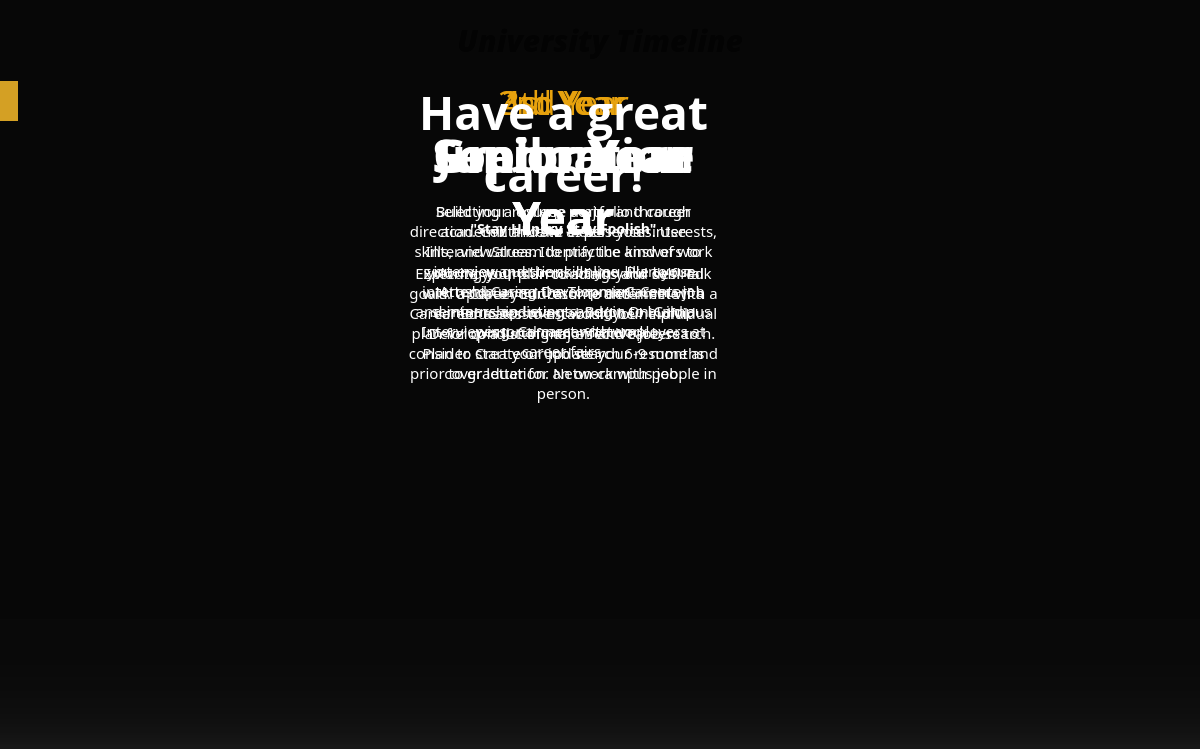
The page / on the database its author committed.
### app/models.py (models this page shows, shortened)
class info(models.Model):
    seq_no = models.IntegerField()
    title = models.CharField(max_length=200)
    timeline = models.CharField(max_length=200)
    text =  models.TextField(max_length=300)
    image = models.CharField(max_length=300)

### app/views.py (the view)
# urls.py: path('',index, name = "index"),
def index(request):
    lists = info.objects.all().order_by('seq_no')
    params = {'lists': lists}
    return render(request, 'index.html', params)

### templates/index.html (shortened to what this page needs)
{% load static %}
<!DOCTYPE html>
<html lang="en">
<head>
  <link rel="stylesheet" href="https://cdnjs.cloudflare.com/ajax/libs/normalize/5.0.0/normalize.min.css">
  <link rel='stylesheet' href='https://cdnjs.cloudflare.com/ajax/libs/Swiper/3.4.2/css/swiper.min.css'>
  <link href="{% static 'css/style.css' %}" rel="stylesheet" />
</head>
<body>
  <div class="container">
    <h1 class="title">University Timeline</h1>
    <div class="timeline">
      <div class="swiper-container">
        <div class="swiper-wrapper">
          {% for list in lists %}
          <div  class="swiper-slide" style="background-image: url({{list.image}}"; data-year={{list.timeline}}>
            <div class="swiper-slide-content"><span class="timeline-year"> {{list.timeline}} </span>
              <h4 class="timeline-title">{{list.title}}</h4>
              <p class="timeline-text">{{list.text}}</p>
            </div>
          </div>
          {% endfor %}
          <div class="swiper-slide" style="background-image: url(https://wonderfulengineering.com/wp-content/uploads/2013/12/MIT_Wallpaper.jpg;"
            data-year="- End -">
              <div class="swiper-slide-content">
            <h4 class="timeline-title">Have a great career!</h4>
            <h3>"Stay Hungry Stay Foolish"</h3>
            </div>
          </div>
        </div>
        <div class="swiper-button-prev"></div>
        <div class="swiper-button-next"></div>
        <div class="swiper-pagination"></div>
      </div>
    </div>
  </div>
</body>
</html>

### static/css/style.css (style rules this page uses)
html, body, .container { height: 100%; text-align: center; background-color: #fff; font-family: "Open Sans", sans-serif; font-size: 14px; }
.title { font-size: 30px; color: #616161; font-style: italic; font-weight: 800; }
.timeline .swiper-container { height: 600px; width: 100%; position: relative; }
.timeline .swiper-slide { position: relative; color: #fff; background-size: cover; box-shadow: -230px 0 150px 60vw rgba(0, 0, 0, 0.5); }
.timeline .swiper-slide-content { position: absolute; right: 40%; top: 30%; font-size: 12px; width: 310px; text-align: center; z-index: 1; }
.timeline .swiper-slide .timeline-year { color: #e7a20e; margin-bottom: 0; font-size: 32px; }
.timeline .swiper-slide .timeline-title { font-size: 46px; margin: 0; }
.timeline .swiper-slide .timeline-text { font-size: 15px; font-family: "system-ui"; }
.timeline .swiper-pagination { right: 15%; height: 100%; display: flex; flex-direction: column; justify-content: center; font-style: italic; font-weight: 300; font-size: 18px; z-index: 1; }
.timeline .swiper-pagination::before { content: ""; position: absolute; left: -30px; top: 0; height: 100%; width: 1px; background-color: rgba(255, 255, 255, 0.2); }
.timeline .swiper-button-next, .timeline .swiper-button-prev { background-size: 20px 20px; top: 15%; width: 20px; height: 20px; margin-top: 0; z-index: 2; transition: 0.2s; }
.timeline .swiper-button-prev { top: 15%; left: auto; right: 15%; transform: rotate(90deg) translate(0, 10px); background-color:#d4a024; }
.timeline .swiper-button-next { top: auto; bottom: 15%; right: 15%; transform: rotate(90deg) translate(0, 10px); background-color:#d4a024; }

### rows shown on the page
info: timeline "1st Year", title "Sophomore Year", text "Exploring your surroundings and self. Talk with a Career Educator to determine if a career assessment would be helpful. Develop a list of majors and careers to consider. Create or update your resume and cover letter for an on-campus job."
info: timeline "2nd Year", title "Junior Year", text "Selecting a college major and career direction. Continue to assess your interests, skills, and values. Identify the kind of work you enjoy and the skills you like to use. Attend Career Development Center seminars and events. Begin to build a personal career network."
info: timeline "3rd Year", title "Senior Year", text "Build your resume portfolio through academic and life experiences. Use InterviewStream to practice answers to interview questions online. Plan your internship using the TommieCareers job and internship listings and/or On-Campus Interviewing. Connect with employers at career fairs."
info: timeline "4th Year", title "Graduation Year", text "Execute your plan to attain your desired goals. Update your resume and meet with a Career Educator to establish your individual plan for conducting an effective job search. Plan to start your job search 6-9 months prior to graduation. Network with people in person."
